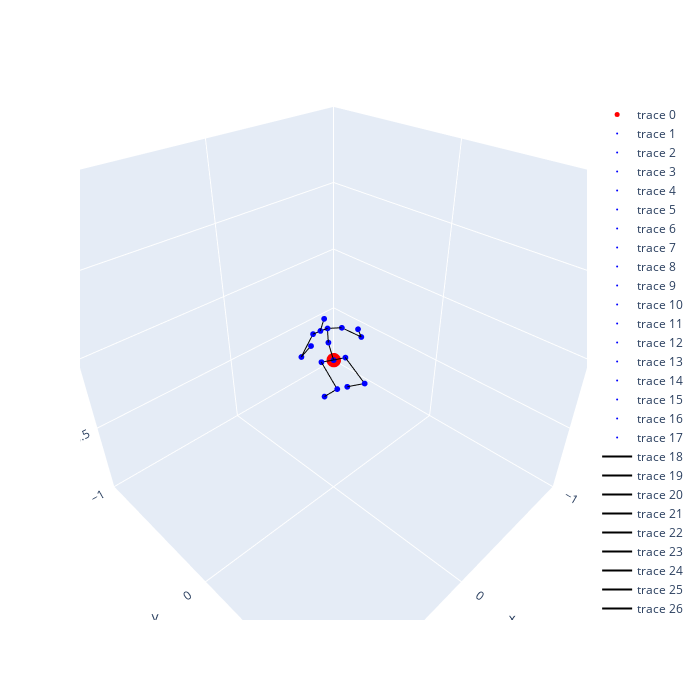

Notebook code cell kept with this figure:
### Code cell
# result
aihub_3d = copy.deepcopy(output)
pos = copy.deepcopy(aihub_3d)
points_aihub_3d = {}
for i, p in enumerate(pos):
    #print(i, h36m_keypoints[i], p)
    points_aihub_3d[h36m_keypoints[i]] = np.array([p[0], p[2], -p[1]]) #np.array([p[0], p[1], p[2]])  #np.array([p[0], -p[2], p[1]])
pos_vector = pos.reshape(-1) # (51,)
total_min, total_max = pos_vector.min(), pos_vector.max()
print("total min: ", total_min,
      "total max: ", total_max)

fig = draw_skeleton(points_aihub_3d, h36m_connections)
fig.show()

### Figure 1 — Plotly figure (JSON) as saved in the notebook; plotly's stock layout.template omitted (floating-point values rounded to 4 significant figures)
{"data": [{"marker": {"color": "red", "size": 5}, "mode": "markers", "type": "scatter3d", "x": [0], "y": [0], "z": [0]}, {"marker": {"color": "blue", "size": 2}, "mode": "markers", "type": "scatter3d", "x": [4.314e-05], "y": [0.0003811], "z": [-3.256e-05]}, {"marker": {"color": "blue", "size": 2}, "mode": "markers", "type": "scatter3d", "x": [0.05348], "y": [-0.04126], "z": [-0.00825]}, {"marker": {"color": "blue", "size": 2}, "mode": "markers", "type": "scatter3d", "x": [0.1374], "y": [0.1647], "z": [-0.03666]}, {"marker": {"color": "blue", "size": 2}, "mode": "markers", "type": "scatter3d", "x": [0.09384], "y": [0.02233], "z": [-0.192]}, {"marker": {"color": "blue", "size": 2}, "mode": "markers", "type": "scatter3d", "x": [-0.05058], "y": [0.04174], "z": [0.01199]}, {"marker": {"color": "blue", "size": 2}, "mode": "markers", "type": "scatter3d", "x": [-0.002662], "y": [0.2322], "z": [-0.03889]}, {"marker": {"color": "blue", "size": 2}, "mode": "markers", "type": "scatter3d", "x": [-0.04072], "y": [0.06866], "z": [-0.1711]}, {"marker": {"color": "blue", "size": 2}, "mode": "markers", "type": "scatter3d", "x": [0.03119], "y": [-0.008585], "z": [0.1264]}, {"marker": {"color": "blue", "size": 2}, "mode": "markers", "type": "scatter3d", "x": [0.05912], "y": [0.01425], "z": [0.2392]}, {"marker": {"color": "blue", "size": 2}, "mode": "markers", "type": "scatter3d", "x": [0.1226], "y": [0.02669], "z": [0.2583]}, {"marker": {"color": "blue", "size": 2}, "mode": "markers", "type": "scatter3d", "x": [0.0883], "y": [0.02001], "z": [0.3132]}, {"marker": {"color": "blue", "size": 2}, "mode": "markers", "type": "scatter3d", "x": [-0.02044], "y": [0.04146], "z": [0.2199]}, {"marker": {"color": "blue", "size": 2}, "mode": "markers", "type": "scatter3d", "x": [-0.1124], "y": [0.09913], "z": [0.1458]}, {"marker": {"color": "blue", "size": 2}, "mode": "markers", "type": "scatter3d", "x": [-0.04866], "y": [0.1316], "z": [0.2387]}, {"marker": {"color": "blue", "size": 2}, "mode": "markers", "type": "scatter3d", "x": [0.1185], "y": [-0.03384], "z": [0.209]}, {"marker": {"color": "blue", "size": 2}, "mode": "markers", "type": "scatter3d", "x": [0.2085], "y": [-0.0309], "z": [0.1085]}, {"marker": {"color": "blue", "size": 2}, "mode": "markers", "type": "scatter3d", "x": [0.2057], "y": [0.04327], "z": [0.2119]}, {"line": {"color": "black"}, "mode": "lines", "type": "scatter3d", "x": [4.314e-05, 0.05348], "y": [0.0003811, -0.04126], "z": [-3.256e-05, -0.00825]}, {"line": {"color": "black"}, "mode": "lines", "type": "scatter3d", "x": [4.314e-05, -0.05058], "y": [0.0003811, 0.04174], "z": [-3.256e-05, 0.01199]}, {"line": {"color": "black"}, "mode": "lines", "type": "scatter3d", "x": [4.314e-05, 0.03119], "y": [0.0003811, -0.008585], "z": [-3.256e-05, 0.1264]}, {"line": {"color": "black"}, "mode": "lines", "type": "scatter3d", "x": [0.05348, 0.1374], "y": [-0.04126, 0.1647], "z": [-0.00825, -0.03666]}, {"line": {"color": "black"}, "mode": "lines", "type": "scatter3d", "x": [0.1374, 0.09384], "y": [0.1647, 0.02233], "z": [-0.03666, -0.192]}, {"line": {"color": "black"}, "mode": "lines", "type": "scatter3d", "x": [-0.05058, -0.002662], "y": [0.04174, 0.2322], "z": [0.01199, -0.03889]}, {"line": {"color": "black"}, "mode": "lines", "type": "scatter3d", "x": [-0.002662, -0.04072], "y": [0.2322, 0.06866], "z": [-0.03889, -0.1711]}, {"line": {"color": "black"}, "mode": "lines", "type": "scatter3d", "x": [0.03119, 0.05912], "y": [-0.008585, 0.01425], "z": [0.1264, 0.2392]}, {"line": {"color": "black"}, "mode": "lines", "type": "scatter3d", "x": [0.05912, 0.1226], "y": [0.01425, 0.02669], "z": [0.2392, 0.2583]}, {"line": {"color": "black"}, "mode": "lines", "type": "scatter3d", "x": [0.1226, 0.0883], "y": [0.02669, 0.02001], "z": [0.2583, 0.3132]}, {"line": {"color": "black"}, "mode": "lines", "type": "scatter3d", "x": [0.05912, 0.1185], "y": [0.01425, -0.03384], "z": [0.2392, 0.209]}, {"line": {"color": "black"}, "mode": "lines", "type": "scatter3d", "x": [0.1185, 0.2085], "y": [-0.03384, -0.0309], "z": [0.209, 0.1085]}, {"line": {"color": "black"}, "mode": "lines", "type": "scatter3d", "x": [0.2085, 0.2057], "y": [-0.0309, 0.04327], "z": [0.1085, 0.2119]}, {"line": {"color": "black"}, "mode": "lines", "type": "scatter3d", "x": [0.05912, -0.02044], "y": [0.01425, 0.04146], "z": [0.2392, 0.2199]}, {"line": {"color": "black"}, "mode": "lines", "type": "scatter3d", "x": [-0.02044, -0.1124], "y": [0.04146, 0.09913], "z": [0.2199, 0.1458]}, {"line": {"color": "black"}, "mode": "lines", "type": "scatter3d", "x": [-0.1124, -0.04866], "y": [0.09913, 0.1316], "z": [0.1458, 0.2387]}], "layout": {"autosize": false, "height": 700, "scene": {"aspectratio": {"x": 1, "y": 1, "z": 1}, "camera": {"eye": {"x": 1, "y": 1, "z": 1}}, "xaxis": {"range": [-1, 1]}, "yaxis": {"range": [-1, 1]}, "zaxis": {"range": [-1, 1]}}, "width": 700}}
